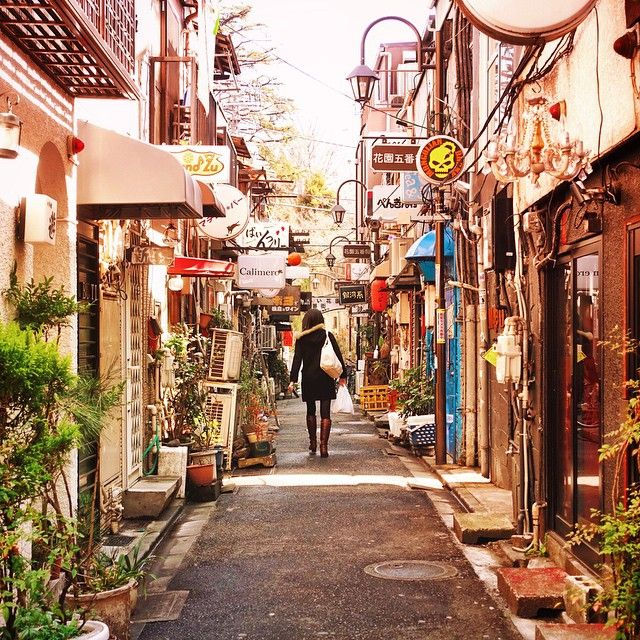
#> input picture Lab 9/Lab 9/japan.jpg, 640 x 640 px
$ python lab9.py   (older library calls are emulated)
#> lines starting #> are read from the running program, lines starting #| are printed output that depends on the picture; after the words box and inside, x2 and y2 are one past the last pixel; in counts of white or black regions, pixels touching at a corner belong together
import cv2
import numpy as np
from matplotlib import pyplot as plt

nrows = 2
ncols = 4

img = cv2.imread('japan.jpg',)
#> img is the input picture: shape (640, 640, 3); mean B, G, R 103.9, 126.1, 163.7
gray = cv2.cvtColor(img, cv2.COLOR_BGR2GRAY)

# First Image Read IN to Column 1
plt.subplot(nrows, ncols, 1), plt.imshow(
    cv2.cvtColor(img, cv2.COLOR_BGR2RGB), cmap='gray')
plt.title('Original'), plt.xticks([]), plt.yticks([])

# Second Image <GrayScale> Read into Column 2
plt.subplot(nrows, ncols, 2), plt.imshow(gray, cmap='gray')
plt.title('GrayScale'), plt.xticks([]), plt.yticks([])

# Third Image <Blur 5x5> Read Into Column 3
imgOut = cv2.GaussianBlur(gray, (5, 5), 0)
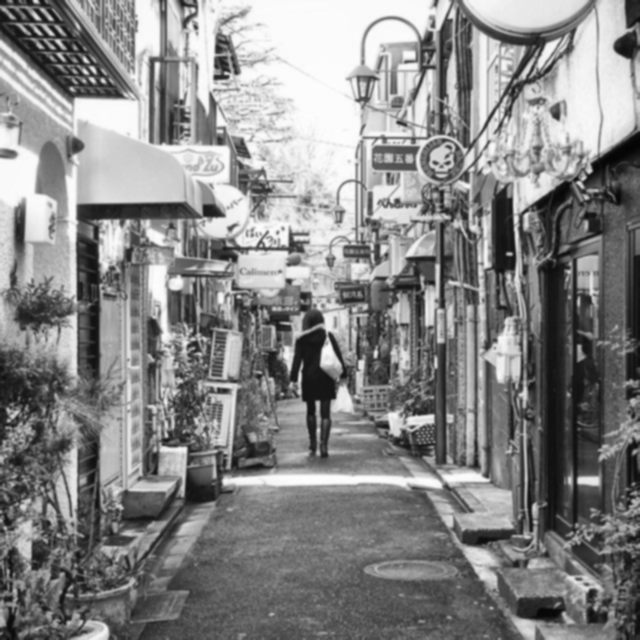
#> imgOut: shape (640, 640); min 4, max 254, mean 134.8
plt.subplot(nrows, ncols, 3), plt.imshow(imgOut, cmap='gray')
plt.title('5x5'), plt.xticks([]), plt.yticks([])

# Fourth Image <Blur 13x13> Read Into Column 4
imgOut2 = cv2.GaussianBlur(gray, (13, 13), 0)
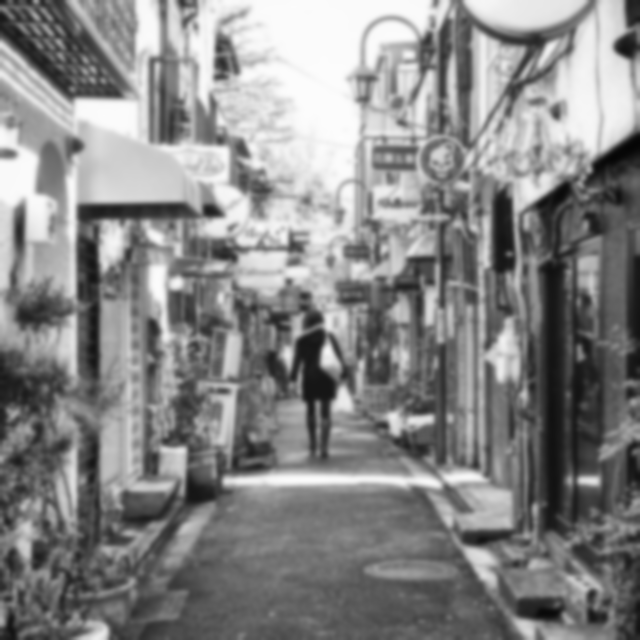
#> imgOut2: shape (640, 640); min 5, max 253, mean 134.8
plt.subplot(nrows, ncols, 4), plt.imshow(imgOut2, cmap='gray')
plt.title('13x13'), plt.xticks([]), plt.yticks([])

# Fifth Image <Verticle Sobel> Read Into Column 5
sobelVertical = cv2.Sobel(gray, cv2.CV_64F, 0, 1, ksize=5)  # y dir
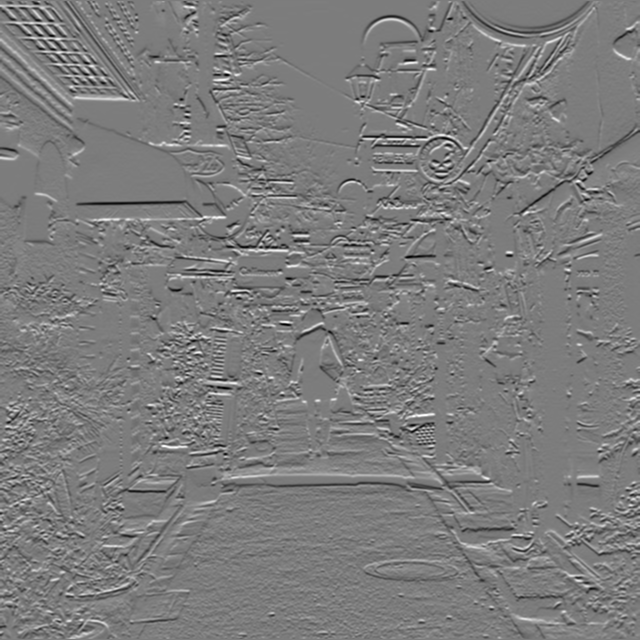
#> sobelVertical: shape (640, 640) float64; min -10203, max 10635, mean -19.6; drawn with min black and max white
plt.subplot(nrows, ncols, 5), plt.imshow(sobelVertical, cmap='gray')
plt.title('Verticle Sobel'), plt.xticks([]), plt.yticks([])

# Sixth Image <Horizontal Sobel> Read Into Column 6
sobelHorizontal = cv2.Sobel(gray, cv2.CV_64F, 1, 0, ksize=5)  # x dir
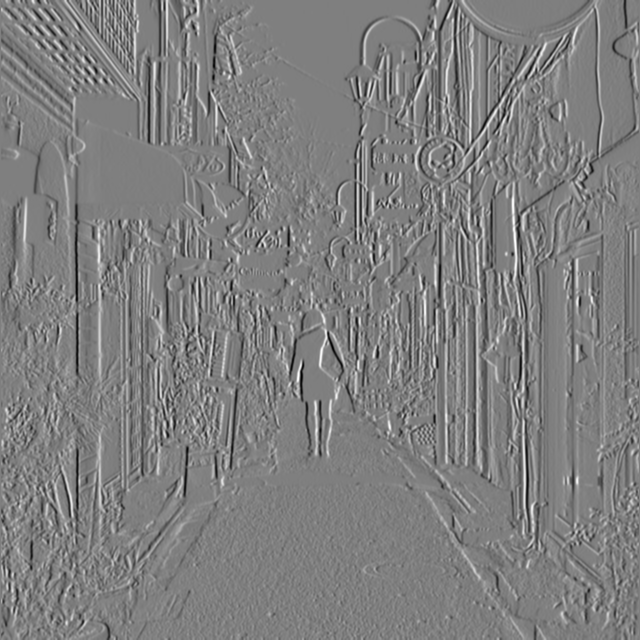
#> sobelHorizontal: shape (640, 640) float64; min -11257, max 11280, mean -12; drawn with min black and max white
plt.subplot(nrows, ncols, 6), plt.imshow(sobelHorizontal, cmap='gray')
plt.title('Horizontal Sobel'), plt.xticks([]), plt.yticks([])

# Seventh Image <Mixed Sobel> Read Into Column 7
sobelMixed = sobelHorizontal + sobelVertical
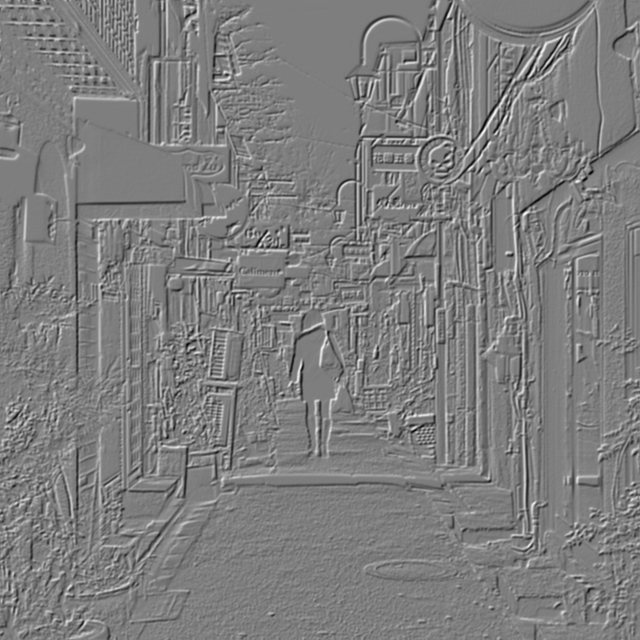
#> sobelMixed: shape (640, 640) float64; min -15288, max 15548, mean -31.5; drawn with min black and max white
plt.subplot(nrows, ncols, 7), plt.imshow(sobelMixed, cmap='gray')
plt.title('Mixed Sobel'), plt.xticks([]), plt.yticks([])

# Canny Edge Detection Image Column 8
canny = cv2.Canny(gray, 300, 600)
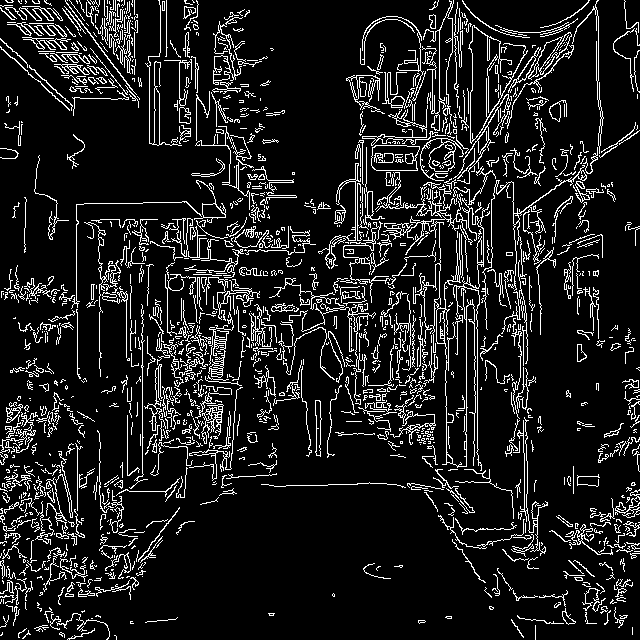
#> canny: shape (640, 640); 11.5% white in thin lines or dots
plt.subplot(nrows, ncols, 8), plt.imshow(canny, cmap='gray')
plt.title('Canny Edge Image'), plt.xticks([]), plt.yticks([])


plt.show()
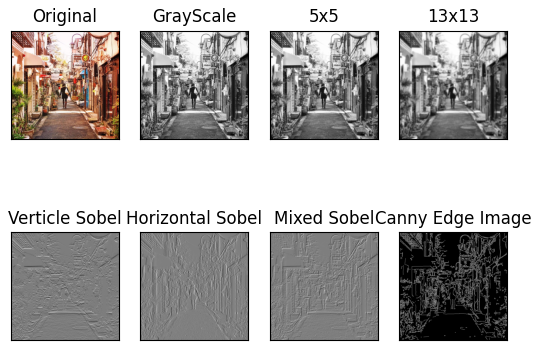
#> figure drawn by matplotlib, 8 panels

cv2.imshow('Canny Image',canny)
cv2.waitKey(0);

$ run again, with Lab 9/Lab 9/GMIT.jpg copied over Lab 9/Lab 9/japan.jpg
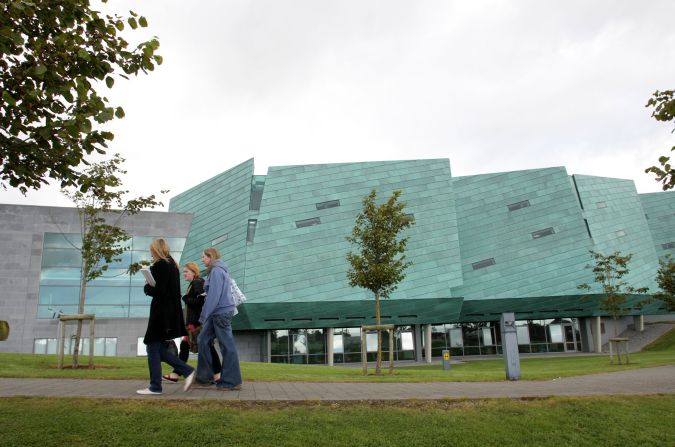
#> input picture Lab 9/Lab 9/GMIT.jpg, 675 x 447 px
#> img is the input picture: shape (447, 675, 3); mean B, G, R 146.4, 158.5, 148.9
#> `sobelMixed = sobelHorizontal + sobelVertical`:
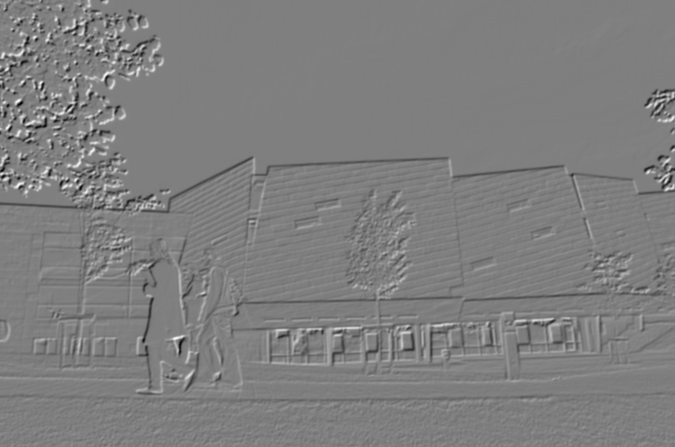
#> sobelMixed: shape (447, 675) float64; min -14448, max 14466, mean -34.9; drawn with min black and max white
#> `canny = cv2.Canny(gray, 300, 600)`:
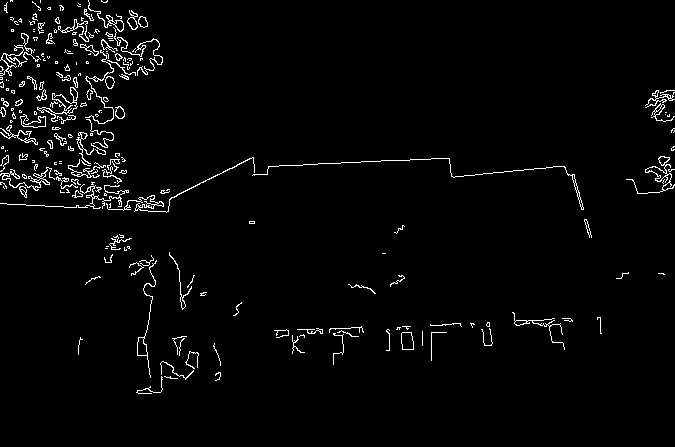
#> canny: shape (447, 675); 2.5% white in thin lines or dots, all inside (x1, y1, x2, y2) = (0, 0, 675, 394)
